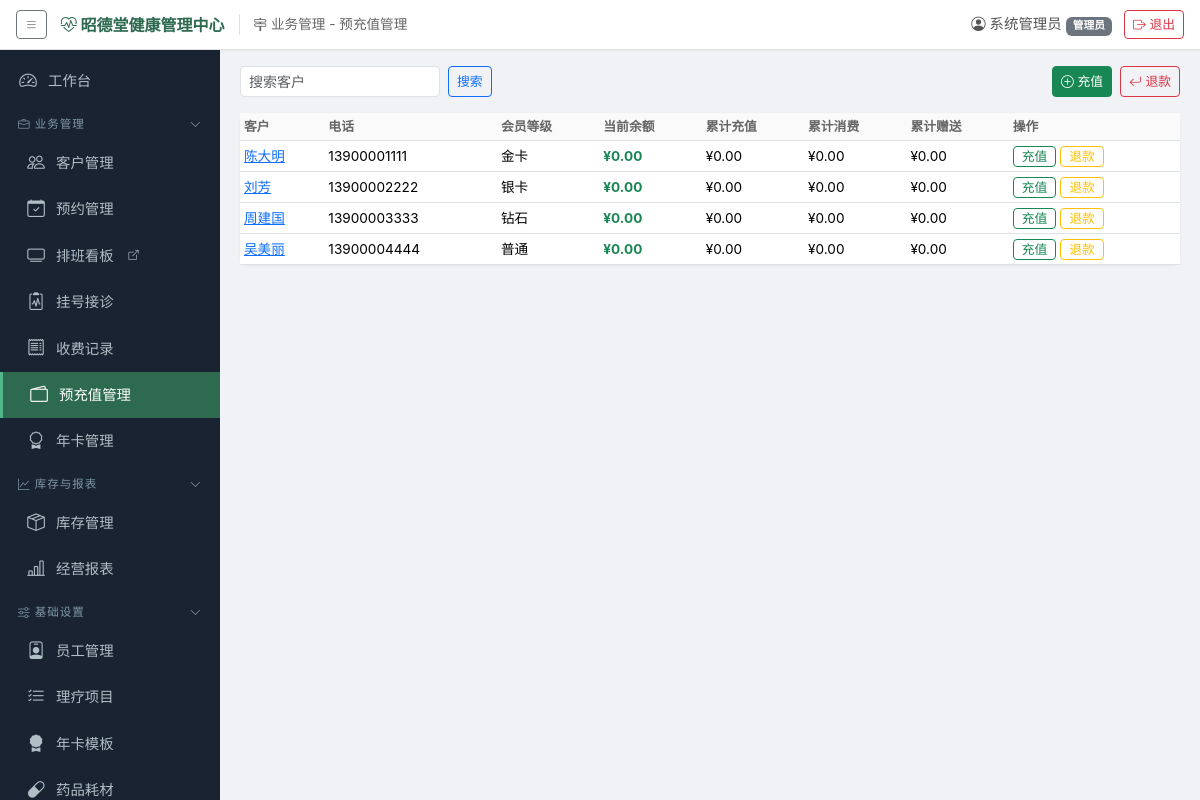
/prepaid (signed in), run on the app's committed database.
### models.py (models this page shows, shortened)
class SystemConfig(db.Model):
    __tablename__ = 'system_configs'
    id = db.Column(db.Integer, primary_key=True)
    key = db.Column(db.String(100), unique=True, nullable=False)
    value = db.Column(db.String(500))
    description = db.Column(db.String(200))

class User(UserMixin, db.Model):
    __tablename__ = 'users'
    id = db.Column(db.Integer, primary_key=True)
    username = db.Column(db.String(50), unique=True, nullable=False)
    password_hash = db.Column(db.String(256), nullable=False)
    display_name = db.Column(db.String(50), nullable=False)
    role = db.Column(db.String(20), nullable=False, default='前台')  # 管理员/前台/理疗师/库管
    is_active_user = db.Column(db.Boolean, default=True)
    created_at = db.Column(db.DateTime, default=datetime.now)

class Customer(db.Model):
    __tablename__ = 'customers'
    id = db.Column(db.Integer, primary_key=True)
    name = db.Column(db.String(50), nullable=False)
    gender = db.Column(db.String(10))
    birthday = db.Column(db.Date)
    phone = db.Column(db.String(20))
    id_card = db.Column(db.String(20))
    address = db.Column(db.String(200))
    constitution_type = db.Column(db.String(20))  # 九种体质
    allergy_history = db.Column(db.Text)
    medical_history = db.Column(db.Text)
    referrer = db.Column(db.String(50))
    member_level = db.Column(db.String(20), default='普通')  # 普通/银卡/金卡/钻石
    member_discount = db.Column(db.Numeric(3, 2), default=1.00)
    points = db.Column(db.Integer, default=0)
    is_deleted = db.Column(db.Boolean, default=False)  # 软删除
    is_frozen = db.Column(db.Boolean, default=False)  # 冻结
    created_at = db.Column(db.DateTime, default=datetime.now)
    prepaid_account = db.relationship('PrepaidAccount', backref='customer', uselist=False)
    appointments = db.relationship('Appointment', backref='customer', lazy='dynamic')
    registrations = db.relationship('Registration', backref='customer', lazy='dynamic')
    charges = db.relationship('ChargeRecord', backref='customer', lazy='dynamic')

class PrepaidAccount(db.Model):
    __tablename__ = 'prepaid_accounts'
    id = db.Column(db.Integer, primary_key=True)
    customer_id = db.Column(db.Integer, db.ForeignKey('customers.id'), unique=True, nullable=False)
    balance = db.Column(db.Numeric(12, 2), default=0)
    total_recharge = db.Column(db.Numeric(12, 2), default=0)
    total_consumed = db.Column(db.Numeric(12, 2), default=0)
    total_gift = db.Column(db.Numeric(12, 2), default=0)
    status = db.Column(db.String(20), default='正常')  # 正常/冻结
    version = db.Column(db.Integer, default=0)  # 乐观锁版本号

### app.py (the view)
@app.route('/prepaid')
@login_required
def prepaid():
    keyword = request.args.get('keyword', '').strip()
    q = db.session.query(Customer, PrepaidAccount).join(
        PrepaidAccount, Customer.id == PrepaidAccount.customer_id)
    if keyword:
        q = q.filter(db.or_(Customer.name.contains(keyword), Customer.phone.contains(keyword)))
    rows = q.all()
    packages = SystemConfig.query.filter_by(key='recharge_packages').first()
    gift_rule = SystemConfig.query.filter_by(key='recharge_gift_rule').first()
    try:
        pkg_list = [int(x.strip()) for x in (packages.value or '500,1000,2000').split(',') if x.strip()]
    except (ValueError, AttributeError):
        pkg_list = [500, 1000, 2000]
    gift_map = {}
    if gift_rule and gift_rule.value:
        for pair in gift_rule.value.split(','):
            parts = pair.strip().split(':')
            if len(parts) == 2:
                try:
                    gift_map[int(parts[0].strip())] = int(parts[1].strip())
                except ValueError:
                    continue
    return render_template('prepaid.html', rows=rows, keyword=keyword,
                           packages=pkg_list, gift_map=gift_map)

### app.py (called while the page is built)
@login_manager.user_loader
def load_user(user_id):
    return db.session.get(User, int(user_id))

def _generate_csrf_token():
    if '_csrf_token' not in session:
        session['_csrf_token'] = secrets.token_hex(16)
    return session['_csrf_token']

### templates/prepaid.html (shortened to what this page needs)
{% extends "base.html" %}
{% block content %}
<div class="d-flex justify-content-between mb-3">
    <form class="d-flex gap-2" method="GET">
        <input type="text" name="keyword" class="form-control form-control-sm" placeholder="搜索客户" value="{{ keyword }}" style="width:200px">
        <button class="btn btn-sm btn-outline-primary">搜索</button>
    </form>
    <div class="d-flex gap-2">
        <button class="btn btn-sm btn-success" data-bs-toggle="modal" data-bs-target="#rechargeModal"><i class="bi bi-plus-circle"></i> 充值</button>
        <button class="btn btn-sm btn-outline-danger" data-bs-toggle="modal" data-bs-target="#refundModal"><i class="bi bi-arrow-return-left"></i> 退款</button>
    </div>
</div>
<div class="card"><div class="card-body p-0">
<div class="table-responsive"><table class="table table-hover table-sm mb-0">
    <thead><tr><th>客户</th><th>电话</th><th>会员等级</th><th>当前余额</th><th>累计充值</th><th>累计消费</th><th>累计赠送</th><th>操作</th></tr></thead>
    <tbody>
    {% for c, a in rows %}
    <tr>
        <td><a href="{{ url_for('customer_detail', cid=c.id) }}">{{ c.name }}</a></td>
        <td>{{ c.phone or '-' }}</td>
        <td>{{ c.member_level }}</td>
        <td class="fw-bold text-success">¥{{ "%.2f"|format(a.balance) }}</td>
        <td>¥{{ "%.2f"|format(a.total_recharge) }}</td>
        <td>¥{{ "%.2f"|format(a.total_consumed) }}</td>
        <td>¥{{ "%.2f"|format(a.total_gift) }}</td>
        <td>
            <button class="btn btn-sm btn-outline-success py-0" onclick="setCustomer({{ c.id }},'{{ c.name }}','recharge')">充值</button>
            <button class="btn btn-sm btn-outline-warning py-0" onclick="setCustomer({{ c.id }},'{{ c.name }}','refund')">退款</button>
        </td>
    </tr>
    {% endfor %}
    </tbody>
</table></div></div></div>
{% endblock %}

### templates/base.html (shortened to what this page needs)
<!DOCTYPE html>
<html lang="zh-CN">
<head>
    <link href="{{ url_for('static', filename='vendor/bootstrap.min.css') }}" rel="stylesheet">
    <link href="{{ url_for('static', filename='vendor/bootstrap-icons.min.css') }}" rel="stylesheet">
    <link href="{{ url_for('static', filename='css/style.css') }}" rel="stylesheet">
</head>
<body>
{% if current_user.is_authenticated %}
<header class="global-topbar">
    <div class="topbar-left">
        <button class="btn btn-sm btn-outline-secondary" id="sidebarToggle" title="展开/收起导航">
            <i class="bi bi-list"></i>
        </button>
        <span class="site-title" title="可在 系统管理→系统配置 中修改系统名称">
            <i class="bi bi-heart-pulse"></i> {{ site_title }}
        </span>
        <span class="nav-path" id="navPath"> {% block page_title %}{% endblock %}</span>
    </div>
    <div class="topbar-right">
        <span class="user-info"><i class="bi bi-person-circle"></i> {{ current_user.display_name }}
            <small class="badge bg-secondary">{{ current_user.role }}</small></span>
        <a href="{{ url_for('logout') }}" class="btn btn-sm btn-outline-danger"><i class="bi bi-box-arrow-right"></i> 退出</a>
    </div>
</header>
<div class="d-flex" id="wrapper">
    <div class="sidebar" id="sidebar">
        <nav class="sidebar-nav">
            <a href="{{ url_for('dashboard') }}" class="nav-link {% if request.endpoint == 'dashboard' %}active{% endif %}">
                <i class="bi bi-speedometer2"></i> 工作台
            </a>
            <div class="nav-group" data-group="biz">
                <div class="nav-group-header"><span><i class="bi bi-briefcase"></i> 业务管理</span><i class="bi bi-chevron-down group-arrow"></i></div>
                <div class="nav-group-body">
                    <a href="{{ url_for('customers') }}" class="nav-link {% if request.endpoint and 'customer' in request.endpoint %}active{% endif %}">
                        <i class="bi bi-people"></i> 客户管理
                    </a>
                    <a href="{{ url_for('appointments') }}" class="nav-link {% if request.endpoint and 'appointment' in request.endpoint %}active{% endif %}">
                        <i class="bi bi-calendar-check"></i> 预约管理
                    </a>
                    {% if board_token %}
                    <a href="{{ url_for('board_schedule', token=board_token) }}" target="_blank" class="nav-link" title="在新窗口打开排班看板（可投屏展示）">
                        <i class="bi bi-tv"></i> 排班看板 <i class="bi bi-box-arrow-up-right" style="font-size:0.7em"></i>
                    </a>
                    {% endif %}
                    <a href="{{ url_for('registrations') }}" class="nav-link {% if request.endpoint and ('registration' in request.endpoint or 'medical' in request.endpoint or 'charge_register' in request.endpoint) %}active{% endif %}">
                        <i class="bi bi-clipboard2-pulse"></i> 挂号接诊
                    </a>
                    <a href="{{ url_for('charges') }}" class="nav-link {% if request.endpoint and 'charges' in request.endpoint %}active{% endif %}">
                        <i class="bi bi-receipt"></i> 收费记录
                    </a>
                    <a href="{{ url_for('prepaid') }}" class="nav-link {% if request.endpoint and 'prepaid' in request.endpoint %}active{% endif %}">
                        <i class="bi bi-wallet2"></i> 预充值管理
                    </a>
                    <a href="{{ url_for('annual_cards') }}" class="nav-link {% if request.endpoint and 'annual_card' in request.endpoint %}active{% endif %}">
                        <i class="bi bi-award"></i> 年卡管理
                    </a>
                </div>
            </div>
            <div class="nav-group" data-group="stock">
                <div class="nav-group-header"><span><i class="bi bi-graph-up"></i> 库存与报表</span><i class="bi bi-chevron-down group-arrow"></i></div>
                <div class="nav-group-body">
                    <a href="{{ url_for('inventory') }}" class="nav-link {% if request.endpoint and 'inventory' in request.endpoint %}active{% endif %}">
                        <i class="bi bi-box-seam"></i> 库存管理
                    </a>
                    <a href="{{ url_for('reports') }}" class="nav-link {% if request.endpoint and 'report' in request.endpoint %}active{% endif %}">
                        <i class="bi bi-bar-chart-line"></i> 经营报表
                    </a>
                </div>
            </div>
            {% if current_user.role == '管理员' or current_user.role == '库管' %}
            <div class="nav-group" data-group="settings">
                <div class="nav-group-header"><span><i class="bi bi-sliders"></i> 基础设置</span><i class="bi bi-chevron-down group-arrow"></i></div>
                <div class="nav-group-body">
                    {% if current_user.role == '管理员' %}
                    <a href="{{ url_for('settings_employees') }}" class="nav-link {% if request.endpoint and 'settings_employees' in request.endpoint %}active{% endif %}">
                        <i class="bi bi-person-badge"></i> 员工管理
                    </a>
                    <a href="{{ url_for('settings_items') }}" class="nav-link {% if request.endpoint and 'settings_items' in request.endpoint %}active{% endif %}">
                        <i class="bi bi-list-check"></i> 理疗项目
                    </a>
                    <a href="{{ url_for('settings_annual_card_templates') }}" class="nav-link {% if request.endpoint and 'annual_card_template' in request.endpoint %}active{% endif %}">
                        <i class="bi bi-award-fill"></i> 年卡模板
                    </a>
                    {% endif %}
                    {% if current_user.role in ['管理员', '库管'] %}
                    <a href="{{ url_for('settings_medicines') }}" class="nav-link {% if request.endpoint and 'settings_medicines' in request.endpoint %}active{% endif %}">
                        <i class="bi bi-capsule"></i> 药品耗材
                    </a>
                    {% endif %}
                </div>
            </div>
            {% endif %}
        </nav>
    </div>
    <div class="main-content">
        <div class="content-area">
            {% block content %}{% endblock %}
        </div>
    </div>
</div>
{% else %}
{% block auth_content %}{% endblock %}
{% endif %}
</body>
</html>

### static/css/style.css (style rules this page uses)
:root { --sidebar-width: 220px; --sidebar-bg: #1a2332; --sidebar-active: #2d6a4f; --topbar-height: 50px; }
* { box-sizing: border-box; }
body { font-family: -apple-system, BlinkMacSystemFont, "Segoe UI", "PingFang SC", "Hiragino Sans GB", "Microsoft YaHei", sans-serif; background: #f0f2f5; margin: 0; overflow-x: hidden; }
.global-topbar { height: var(--topbar-height); background: #fff; border-bottom: 1px solid #e0e0e0; display: flex; align-items: center; justify-content: space-between; padding: 0 16px; position: fixed; top: 0; left: 0; right: 0; z-index: 200; box-shadow: 0 1px 3px rgba(0,0,0,0.05); }
.topbar-left { display: flex; align-items: center; gap: 14px; min-width: 0; }
.topbar-left .site-title { font-weight: 700; font-size: 1rem; color: #2d6a4f; white-space: nowrap; max-width: 320px; overflow: hidden; text-overflow: ellipsis; }
.topbar-left .nav-path { color: #666; font-size: 0.85rem; border-left: 1px solid #e0e0e0; padding-left: 14px; white-space: nowrap; overflow: hidden; text-overflow: ellipsis; }
.topbar-right { display: flex; align-items: center; gap: 12px; flex-shrink: 0; }
.topbar-right .user-info { color: #555; font-size: 0.9rem; white-space: nowrap; }
.sidebar { width: var(--sidebar-width); background: var(--sidebar-bg); color: #ccc; position: fixed; left: 0; top: var(--topbar-height); bottom: 0; z-index: 100; transition: width 0.3s; overflow-y: auto; overflow-x: hidden; }
.sidebar-nav { padding: 8px 0 20px; }
.sidebar-nav .nav-link { display: flex; align-items: center; gap: 10px; padding: 10px 18px; color: #b0bec5; text-decoration: none; font-size: 0.9rem; transition: all 0.2s; white-space: nowrap; }
.sidebar-nav .nav-link.active { background: var(--sidebar-active); color: #fff; border-left: 3px solid #52b788; }
.sidebar-nav .nav-link i { font-size: 1.1rem; width: 20px; text-align: center; }
.nav-group-header { display: flex; align-items: center; justify-content: space-between; padding: 12px 18px 6px; font-size: 0.72rem; text-transform: uppercase; letter-spacing: 1px; color: #7f97a3; cursor: pointer; user-select: none; }
.nav-group-header .group-arrow { font-size: 0.7rem; transition: transform 0.2s; }
.nav-group-body .nav-link { padding-left: 26px; }
.main-content { margin-left: var(--sidebar-width); padding-top: var(--topbar-height); min-height: 100vh; width: calc(100% - var(--sidebar-width)); transition: margin-left 0.3s, width 0.3s; }
.content-area { padding: 16px 20px; width: 100%; }
.content-area .card { width: 100%; }
.content-area .table { width: 100%; margin-bottom: 0.5rem; }
.content-area .table-responsive { max-height: calc(100vh - 220px); overflow: auto; }
.card { border: none; border-radius: 8px; box-shadow: 0 1px 3px rgba(0,0,0,0.06); }
.table th { font-weight: 600; font-size: 0.8rem; color: #666; background: #fafafa; border-bottom-width: 1px; }
.table td { font-size: 0.85rem; vertical-align: middle; }
.btn-sm { font-size: 0.8rem; }

### data on the page
SystemConfig: value "昭德堂健康管理中心"
User: display_name "系统管理员", role "管理员"
Customer: name "陈大明", phone "13900001111", member_level "金卡"
PrepaidAccount: balance "0.00", total_recharge "0.00", total_consumed "0.00", total_gift "0.00"
Customer: name "刘芳", phone "13900002222", member_level "银卡"
PrepaidAccount: balance "0.00", total_recharge "0.00", total_consumed "0.00", total_gift "0.00"
Customer: name "周建国", phone "13900003333", member_level "钻石"
PrepaidAccount: balance "0.00", total_recharge "0.00", total_consumed "0.00", total_gift "0.00"
Customer: name "吴美丽", phone "13900004444", member_level "普通"
PrepaidAccount: balance "0.00", total_recharge "0.00", total_consumed "0.00", total_gift "0.00"
